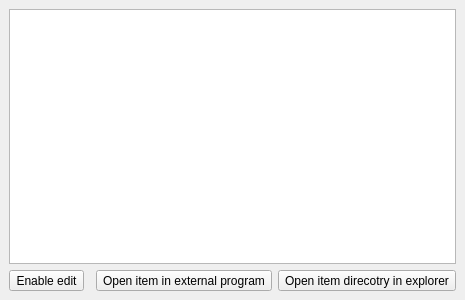
<?xml version="1.0" encoding="UTF-8"?>
<ui version="4.0">
 <class>TreeviewDock</class>
 <widget class="QDockWidget" name="TreeviewDock">
  <property name="geometry">
   <rect>
    <x>0</x>
    <y>0</y>
    <width>400</width>
    <height>300</height>
   </rect>
  </property>
  <property name="windowIcon">
   <iconset theme="format-indent-more">
    <normaloff>.</normaloff>.</iconset>
  </property>
  <property name="windowTitle">
   <string>Tree</string>
  </property>
  <widget class="QWidget" name="dockWidgetContents">
   <layout class="QGridLayout" name="gridLayout">
    <item row="0" column="0" colspan="4">
     <widget class="QTreeView" name="treeView">
      <property name="dragEnabled">
       <bool>true</bool>
      </property>
      <property name="dragDropMode">
       <enum>QAbstractItemView::DragDrop</enum>
      </property>
      <property name="defaultDropAction">
       <enum>Qt::MoveAction</enum>
      </property>
      <property name="uniformRowHeights">
       <bool>true</bool>
      </property>
      <property name="sortingEnabled">
       <bool>true</bool>
      </property>
      <property name="animated">
       <bool>true</bool>
      </property>
      <attribute name="headerCascadingSectionResizes">
       <bool>true</bool>
      </attribute>
     </widget>
    </item>
    <item row="1" column="0">
     <widget class="QToolButton" name="editButton">
      <property name="text">
       <string>Enable edit</string>
      </property>
      <property name="icon">
       <iconset theme="tools-check-spelling">
        <normaloff>.</normaloff>.</iconset>
      </property>
      <property name="checkable">
       <bool>true</bool>
      </property>
     </widget>
    </item>
    <item row="1" column="1">
     <spacer name="horizontalSpacer">
      <property name="orientation">
       <enum>Qt::Horizontal</enum>
      </property>
      <property name="sizeHint" stdset="0">
       <size>
        <width>297</width>
        <height>20</height>
       </size>
      </property>
     </spacer>
    </item>
    <item row="1" column="2">
     <widget class="QToolButton" name="fopenButton">
      <property name="text">
       <string>Open item in external program</string>
      </property>
      <property name="icon">
       <iconset theme="edit-find">
        <normaloff>.</normaloff>.</iconset>
      </property>
     </widget>
    </item>
    <item row="1" column="3">
     <widget class="QToolButton" name="dopenButton">
      <property name="text">
       <string>Open item direcotry in explorer</string>
      </property>
      <property name="icon">
       <iconset theme="document-open">
        <normaloff>.</normaloff>.</iconset>
      </property>
     </widget>
    </item>
   </layout>
  </widget>
 </widget>
 <resources/>
 <connections/>
</ui>
